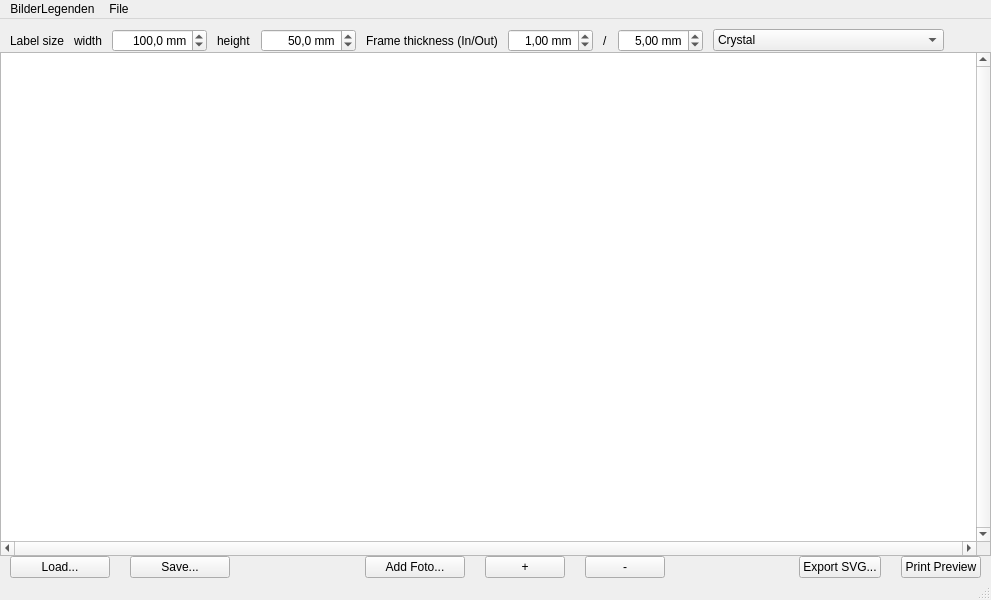
<?xml version="1.0" encoding="UTF-8"?>
<ui version="4.0">
 <class>MainWindow</class>
 <widget class="QMainWindow" name="MainWindow">
  <property name="geometry">
   <rect>
    <x>0</x>
    <y>0</y>
    <width>991</width>
    <height>600</height>
   </rect>
  </property>
  <property name="windowTitle">
   <string>MainWindow</string>
  </property>
  <property name="locale">
   <locale language="German" country="Germany"/>
  </property>
  <widget class="QWidget" name="centralwidget">
   <layout class="QVBoxLayout" name="verticalLayout">
    <property name="spacing">
     <number>0</number>
    </property>
    <property name="leftMargin">
     <number>0</number>
    </property>
    <property name="topMargin">
     <number>0</number>
    </property>
    <property name="rightMargin">
     <number>0</number>
    </property>
    <property name="bottomMargin">
     <number>0</number>
    </property>
    <item>
     <layout class="QHBoxLayout" name="horizontalLayout_2">
      <property name="spacing">
       <number>10</number>
      </property>
      <property name="leftMargin">
       <number>10</number>
      </property>
      <property name="topMargin">
       <number>10</number>
      </property>
      <property name="rightMargin">
       <number>10</number>
      </property>
      <item>
       <widget class="QLabel" name="label">
        <property name="text">
         <string>Label size</string>
        </property>
       </widget>
      </item>
      <item>
       <widget class="QLabel" name="label_2">
        <property name="text">
         <string>width</string>
        </property>
       </widget>
      </item>
      <item>
       <widget class="QDoubleSpinBox" name="widthDoubleSpinBox">
        <property name="minimumSize">
         <size>
          <width>95</width>
          <height>0</height>
         </size>
        </property>
        <property name="alignment">
         <set>Qt::AlignmentFlag::AlignRight|Qt::AlignmentFlag::AlignTrailing|Qt::AlignmentFlag::AlignVCenter</set>
        </property>
        <property name="suffix">
         <string> mm</string>
        </property>
        <property name="decimals">
         <number>1</number>
        </property>
        <property name="minimum">
         <double>20.000000000000000</double>
        </property>
        <property name="maximum">
         <double>300.000000000000000</double>
        </property>
        <property name="value">
         <double>100.000000000000000</double>
        </property>
       </widget>
      </item>
      <item>
       <widget class="QLabel" name="label_3">
        <property name="text">
         <string>height</string>
        </property>
       </widget>
      </item>
      <item>
       <widget class="QDoubleSpinBox" name="heightDoubleSpinBox">
        <property name="minimumSize">
         <size>
          <width>95</width>
          <height>0</height>
         </size>
        </property>
        <property name="alignment">
         <set>Qt::AlignmentFlag::AlignRight|Qt::AlignmentFlag::AlignTrailing|Qt::AlignmentFlag::AlignVCenter</set>
        </property>
        <property name="suffix">
         <string> mm</string>
        </property>
        <property name="decimals">
         <number>1</number>
        </property>
        <property name="minimum">
         <double>20.000000000000000</double>
        </property>
        <property name="maximum">
         <double>300.000000000000000</double>
        </property>
        <property name="value">
         <double>50.000000000000000</double>
        </property>
       </widget>
      </item>
      <item>
       <widget class="QLabel" name="label_4">
        <property name="text">
         <string>Frame thickness (In/Out)</string>
        </property>
       </widget>
      </item>
      <item>
       <widget class="QDoubleSpinBox" name="innerFrameDoubleSpinBox">
        <property name="minimumSize">
         <size>
          <width>85</width>
          <height>0</height>
         </size>
        </property>
        <property name="alignment">
         <set>Qt::AlignmentFlag::AlignRight|Qt::AlignmentFlag::AlignTrailing|Qt::AlignmentFlag::AlignVCenter</set>
        </property>
        <property name="suffix">
         <string> mm</string>
        </property>
        <property name="decimals">
         <number>2</number>
        </property>
        <property name="maximum">
         <double>20.000000000000000</double>
        </property>
        <property name="singleStep">
         <double>0.250000000000000</double>
        </property>
        <property name="value">
         <double>1.000000000000000</double>
        </property>
       </widget>
      </item>
      <item>
       <widget class="QLabel" name="label_5">
        <property name="text">
         <string notr="true">/</string>
        </property>
       </widget>
      </item>
      <item>
       <widget class="QDoubleSpinBox" name="outerFrameDoubleSpinBox">
        <property name="minimumSize">
         <size>
          <width>85</width>
          <height>0</height>
         </size>
        </property>
        <property name="alignment">
         <set>Qt::AlignmentFlag::AlignRight|Qt::AlignmentFlag::AlignTrailing|Qt::AlignmentFlag::AlignVCenter</set>
        </property>
        <property name="suffix">
         <string> mm</string>
        </property>
        <property name="decimals">
         <number>2</number>
        </property>
        <property name="maximum">
         <double>20.000000000000000</double>
        </property>
        <property name="singleStep">
         <double>0.250000000000000</double>
        </property>
        <property name="value">
         <double>5.000000000000000</double>
        </property>
       </widget>
      </item>
      <item>
       <widget class="QFontComboBox" name="fontComboBox">
        <property name="editable">
         <bool>false</bool>
        </property>
        <property name="currentIndex">
         <number>6</number>
        </property>
       </widget>
      </item>
      <item>
       <spacer name="horizontalSpacer_2">
        <property name="orientation">
         <enum>Qt::Orientation::Horizontal</enum>
        </property>
        <property name="sizeHint" stdset="0">
         <size>
          <width>40</width>
          <height>20</height>
         </size>
        </property>
       </spacer>
      </item>
     </layout>
    </item>
    <item>
     <widget class="PropagatingTableView" name="tableView">
      <property name="verticalScrollBarPolicy">
       <enum>Qt::ScrollBarPolicy::ScrollBarAlwaysOn</enum>
      </property>
      <property name="horizontalScrollBarPolicy">
       <enum>Qt::ScrollBarPolicy::ScrollBarAlwaysOn</enum>
      </property>
      <property name="editTriggers">
       <set>QAbstractItemView::EditTrigger::SelectedClicked</set>
      </property>
      <property name="alternatingRowColors">
       <bool>true</bool>
      </property>
      <attribute name="horizontalHeaderStretchLastSection">
       <bool>true</bool>
      </attribute>
      <attribute name="verticalHeaderDefaultSectionSize">
       <number>60</number>
      </attribute>
     </widget>
    </item>
    <item>
     <layout class="QHBoxLayout" name="horizontalLayout">
      <property name="spacing">
       <number>20</number>
      </property>
      <property name="leftMargin">
       <number>10</number>
      </property>
      <property name="topMargin">
       <number>0</number>
      </property>
      <property name="rightMargin">
       <number>10</number>
      </property>
      <item>
       <widget class="QPushButton" name="loadPushButton">
        <property name="minimumSize">
         <size>
          <width>100</width>
          <height>0</height>
         </size>
        </property>
        <property name="text">
         <string>Load...</string>
        </property>
       </widget>
      </item>
      <item>
       <widget class="QPushButton" name="savePushButton">
        <property name="minimumSize">
         <size>
          <width>100</width>
          <height>0</height>
         </size>
        </property>
        <property name="text">
         <string>Save...</string>
        </property>
       </widget>
      </item>
      <item>
       <spacer name="horizontalSpacer">
        <property name="orientation">
         <enum>Qt::Orientation::Horizontal</enum>
        </property>
        <property name="sizeHint" stdset="0">
         <size>
          <width>40</width>
          <height>20</height>
         </size>
        </property>
       </spacer>
      </item>
      <item>
       <widget class="QPushButton" name="addPushButton">
        <property name="minimumSize">
         <size>
          <width>100</width>
          <height>0</height>
         </size>
        </property>
        <property name="text">
         <string>Add Foto...</string>
        </property>
       </widget>
      </item>
      <item>
       <widget class="QPushButton" name="insertPushButton">
        <property name="text">
         <string>+</string>
        </property>
       </widget>
      </item>
      <item>
       <widget class="QPushButton" name="removePushButton">
        <property name="text">
         <string>-</string>
        </property>
       </widget>
      </item>
      <item>
       <spacer name="horizontalSpacerRight">
        <property name="orientation">
         <enum>Qt::Orientation::Horizontal</enum>
        </property>
        <property name="sizeHint" stdset="0">
         <size>
          <width>40</width>
          <height>20</height>
         </size>
        </property>
       </spacer>
      </item>
      <item>
       <widget class="QPushButton" name="exportSvgPushButton">
        <property name="text">
         <string>Export SVG...</string>
        </property>
        <property name="checkable">
         <bool>false</bool>
        </property>
        <property name="checked">
         <bool>false</bool>
        </property>
       </widget>
      </item>
      <item>
       <widget class="QPushButton" name="previewPushButton">
        <property name="text">
         <string>Print Preview</string>
        </property>
        <property name="checkable">
         <bool>false</bool>
        </property>
        <property name="checked">
         <bool>false</bool>
        </property>
       </widget>
      </item>
     </layout>
    </item>
   </layout>
  </widget>
  <widget class="QMenuBar" name="menubar">
   <property name="geometry">
    <rect>
     <x>0</x>
     <y>0</y>
     <width>991</width>
     <height>29</height>
    </rect>
   </property>
   <widget class="QMenu" name="menuBilderLegenden">
    <property name="title">
     <string>BilderLegenden</string>
    </property>
    <addaction name="actionAbout"/>
    <addaction name="actionPreferences"/>
   </widget>
   <widget class="QMenu" name="menuFile">
    <property name="title">
     <string>File</string>
    </property>
    <widget class="QMenu" name="menuRecent_Projects">
     <property name="title">
      <string>Recent Projects</string>
     </property>
     <addaction name="actionLast_Project"/>
    </widget>
    <addaction name="menuRecent_Projects"/>
   </widget>
   <addaction name="menuBilderLegenden"/>
   <addaction name="menuFile"/>
  </widget>
  <widget class="QStatusBar" name="statusbar"/>
  <action name="actionAbout">
   <property name="text">
    <string>About...</string>
   </property>
   <property name="menuRole">
    <enum>QAction::MenuRole::ApplicationSpecificRole</enum>
   </property>
  </action>
  <action name="actionPreferences">
   <property name="checkable">
    <bool>false</bool>
   </property>
   <property name="text">
    <string>Preferences...</string>
   </property>
   <property name="menuRole">
    <enum>QAction::MenuRole::ApplicationSpecificRole</enum>
   </property>
  </action>
  <action name="actionTest1">
   <property name="text">
    <string>Test1</string>
   </property>
  </action>
  <action name="actionTest2">
   <property name="text">
    <string>Test2</string>
   </property>
  </action>
  <action name="actionLast_Project">
   <property name="text">
    <string>Last Project</string>
   </property>
  </action>
 </widget>
 <customwidgets>
  <customwidget>
   <class>PropagatingTableView</class>
   <extends>QTableView</extends>
   <header>propagatingtableview.h</header>
  </customwidget>
 </customwidgets>
 <resources/>
 <connections>
  <connection>
   <sender>loadPushButton</sender>
   <signal>clicked()</signal>
   <receiver>MainWindow</receiver>
   <slot>load()</slot>
   <hints>
    <hint type="sourcelabel">
     <x>74</x>
     <y>554</y>
    </hint>
    <hint type="destinationlabel">
     <x>110</x>
     <y>556</y>
    </hint>
   </hints>
  </connection>
  <connection>
   <sender>savePushButton</sender>
   <signal>clicked()</signal>
   <receiver>MainWindow</receiver>
   <slot>save()</slot>
   <hints>
    <hint type="sourcelabel">
     <x>186</x>
     <y>556</y>
    </hint>
    <hint type="destinationlabel">
     <x>224</x>
     <y>561</y>
    </hint>
   </hints>
  </connection>
  <connection>
   <sender>insertPushButton</sender>
   <signal>clicked()</signal>
   <receiver>MainWindow</receiver>
   <slot>insertRow()</slot>
   <hints>
    <hint type="sourcelabel">
     <x>471</x>
     <y>572</y>
    </hint>
    <hint type="destinationlabel">
     <x>667</x>
     <y>557</y>
    </hint>
   </hints>
  </connection>
  <connection>
   <sender>removePushButton</sender>
   <signal>clicked()</signal>
   <receiver>MainWindow</receiver>
   <slot>removeRow()</slot>
   <hints>
    <hint type="sourcelabel">
     <x>521</x>
     <y>572</y>
    </hint>
    <hint type="destinationlabel">
     <x>756</x>
     <y>571</y>
    </hint>
   </hints>
  </connection>
  <connection>
   <sender>actionAbout</sender>
   <signal>triggered()</signal>
   <receiver>MainWindow</receiver>
   <slot>showAboutDialog()</slot>
   <hints>
    <hint type="sourcelabel">
     <x>-1</x>
     <y>-1</y>
    </hint>
    <hint type="destinationlabel">
     <x>399</x>
     <y>299</y>
    </hint>
   </hints>
  </connection>
  <connection>
   <sender>actionPreferences</sender>
   <signal>triggered()</signal>
   <receiver>MainWindow</receiver>
   <slot>showSettings()</slot>
   <hints>
    <hint type="sourcelabel">
     <x>-1</x>
     <y>-1</y>
    </hint>
    <hint type="destinationlabel">
     <x>464</x>
     <y>299</y>
    </hint>
   </hints>
  </connection>
  <connection>
   <sender>previewPushButton</sender>
   <signal>clicked()</signal>
   <receiver>MainWindow</receiver>
   <slot>printPreview()</slot>
   <hints>
    <hint type="sourcelabel">
     <x>669</x>
     <y>556</y>
    </hint>
    <hint type="destinationlabel">
     <x>464</x>
     <y>299</y>
    </hint>
   </hints>
  </connection>
  <connection>
   <sender>widthDoubleSpinBox</sender>
   <signal>valueChanged(double)</signal>
   <receiver>MainWindow</receiver>
   <slot>setLabelSize(double)</slot>
   <hints>
    <hint type="sourcelabel">
     <x>166</x>
     <y>44</y>
    </hint>
    <hint type="destinationlabel">
     <x>464</x>
     <y>299</y>
    </hint>
   </hints>
  </connection>
  <connection>
   <sender>heightDoubleSpinBox</sender>
   <signal>valueChanged(double)</signal>
   <receiver>MainWindow</receiver>
   <slot>setLabelSize(double)</slot>
   <hints>
    <hint type="sourcelabel">
     <x>317</x>
     <y>44</y>
    </hint>
    <hint type="destinationlabel">
     <x>464</x>
     <y>299</y>
    </hint>
   </hints>
  </connection>
  <connection>
   <sender>innerFrameDoubleSpinBox</sender>
   <signal>valueChanged(double)</signal>
   <receiver>MainWindow</receiver>
   <slot>setFrameThickness(double)</slot>
   <hints>
    <hint type="sourcelabel">
     <x>528</x>
     <y>53</y>
    </hint>
    <hint type="destinationlabel">
     <x>464</x>
     <y>299</y>
    </hint>
   </hints>
  </connection>
  <connection>
   <sender>addPushButton</sender>
   <signal>clicked()</signal>
   <receiver>MainWindow</receiver>
   <slot>addPhoto()</slot>
   <hints>
    <hint type="sourcelabel">
     <x>526</x>
     <y>556</y>
    </hint>
    <hint type="destinationlabel">
     <x>464</x>
     <y>299</y>
    </hint>
   </hints>
  </connection>
  <connection>
   <sender>fontComboBox</sender>
   <signal>currentTextChanged(QString)</signal>
   <receiver>MainWindow</receiver>
   <slot>setLabelFont(QString)</slot>
   <hints>
    <hint type="sourcelabel">
     <x>710</x>
     <y>49</y>
    </hint>
    <hint type="destinationlabel">
     <x>466</x>
     <y>299</y>
    </hint>
   </hints>
  </connection>
  <connection>
   <sender>exportSvgPushButton</sender>
   <signal>clicked()</signal>
   <receiver>MainWindow</receiver>
   <slot>exportSvg()</slot>
   <hints>
    <hint type="sourcelabel">
     <x>653</x>
     <y>556</y>
    </hint>
    <hint type="destinationlabel">
     <x>480</x>
     <y>299</y>
    </hint>
   </hints>
  </connection>
  <connection>
   <sender>menuRecent_Projects</sender>
   <signal>triggered(QAction*)</signal>
   <receiver>MainWindow</receiver>
   <slot>recentTriggered(QAction*)</slot>
   <hints>
    <hint type="sourcelabel">
     <x>59</x>
     <y>30</y>
    </hint>
    <hint type="destinationlabel">
     <x>480</x>
     <y>299</y>
    </hint>
   </hints>
  </connection>
  <connection>
   <sender>outerFrameDoubleSpinBox</sender>
   <signal>valueChanged(double)</signal>
   <receiver>MainWindow</receiver>
   <slot>setOuterThickness(double)</slot>
   <hints>
    <hint type="sourcelabel">
     <x>690</x>
     <y>51</y>
    </hint>
    <hint type="destinationlabel">
     <x>480</x>
     <y>299</y>
    </hint>
   </hints>
  </connection>
 </connections>
 <slots>
  <slot>load()</slot>
  <slot>save()</slot>
  <slot>insertRow()</slot>
  <slot>removeRow()</slot>
  <slot>showResult(bool)</slot>
  <slot>printSvg()</slot>
  <slot>showAboutDialog()</slot>
  <slot>showSettings()</slot>
  <slot>printPreview()</slot>
  <slot>setLabelSize(double)</slot>
  <slot>setFrameThickness(double)</slot>
  <slot>addPhoto()</slot>
  <slot>setLabelFont(QString)</slot>
  <slot>printPdf()</slot>
  <slot>exportSvg()</slot>
  <slot>recentTriggered(QAction*)</slot>
  <slot>setOuterThickness(double)</slot>
 </slots>
</ui>
